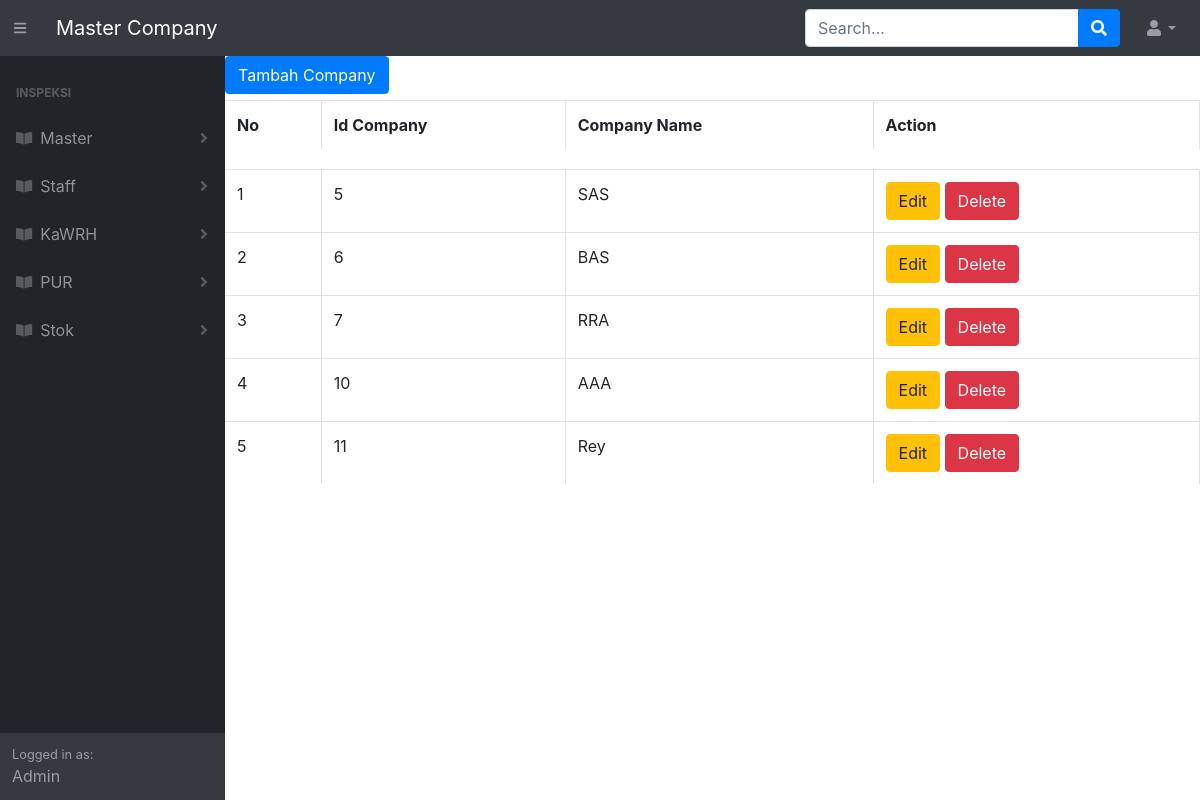
Page /master_company.php on the committed database.
### tables this page shows
CREATE TABLE `master_company` (
  `id_company` int(11) NOT NULL,
  `company_name` varchar(10) NOT NULL
);

### master_company.php (the view, shortened to what this page needs)
<?php
    require 'function.php';
?>
<!DOCTYPE html>
<html lang="en">
    <head>
        <link href="css/styles.css" rel="stylesheet" />
        <link href="https://cdn.datatables.net/1.10.20/css/dataTables.bootstrap4.min.css" rel="stylesheet" />
    </head>
    <body class="sb-nav-fixed">
        <nav class="sb-topnav navbar navbar-expand navbar-dark bg-dark">
            <button class="btn btn-link btn-sm order-1 order-lg-0" id="sidebarToggle" href="#"><i class="fas fa-bars"></i></button>
            <a class="navbar-brand" href="#">Master Company</a>
            <form class="d-none d-md-inline-block form-inline ml-auto mr-0 mr-md-3 my-2 my-md-0">
                <div class="input-group">
                    <input class="form-control" type="text" placeholder="Search..." aria-label="Search" aria-describedby="basic-addon2" />
                    <div class="input-group-append">
                        <button class="btn btn-primary" type="button"><i class="fas fa-search"></i></button>
                    </div>
                </div>
            </form>
            <ul class="navbar-nav ml-auto ml-md-0">
                <li class="nav-item dropdown">
                    <a class="nav-link dropdown-toggle" id="userDropdown" href="#" role="button" data-toggle="dropdown" aria-haspopup="true" aria-expanded="false"><i class="fas fa-user fa-fw"></i></a>
                </li>
            </ul>
        </nav>
        <div id="layoutSidenav">
            <div id="layoutSidenav_nav">
                <nav class="sb-sidenav accordion sb-sidenav-dark" id="sidenavAccordion">
                    <div class="sb-sidenav-menu">
                        <div class="nav">
                            <div class="sb-sidenav-menu-heading">Inspeksi</div>
                            <a class="nav-link collapsed" href="#" data-toggle="collapse" data-target="#collapsePages" aria-expanded="false" aria-controls="collapsePages">
                                <div class="sb-nav-link-icon"><i class="fas fa-book-open"></i></div>
                                Master
                                <div class="sb-sidenav-collapse-arrow"><i class="fas fa-angle-down"></i></div>
                            </a>
                            <a class="nav-link collapsed" href="#" data-toggle="collapse" data-target="#collapsePages" aria-expanded="false" aria-controls="collapsePages">
                                <div class="sb-nav-link-icon"><i class="fas fa-book-open"></i></div>
                                Staff
                                <div class="sb-sidenav-collapse-arrow"><i class="fas fa-angle-down"></i></div>
                            </a>
                            <a class="nav-link collapsed" href="#" data-toggle="collapse" data-target="#collapsePages" aria-expanded="false" aria-controls="collapsePages">
                                <div class="sb-nav-link-icon"><i class="fas fa-book-open"></i></div>
                                KaWRH
                                <div class="sb-sidenav-collapse-arrow"><i class="fas fa-angle-down"></i></div>
                            </a>
                            <a class="nav-link collapsed" href="#" data-toggle="collapse" data-target="#collapsePages" aria-expanded="false" aria-controls="collapsePages">
                                <div class="sb-nav-link-icon"><i class="fas fa-book-open"></i></div>
                                PUR
                                <div class="sb-sidenav-collapse-arrow"><i class="fas fa-angle-down"></i></div>
                            </a>
                            <a class="nav-link collapsed" href="#" data-toggle="collapse" data-target="#collapsePages" aria-expanded="false" aria-controls="collapsePages">
                                <div class="sb-nav-link-icon"><i class="fas fa-book-open"></i></div>
                                Stok
                                <div class="sb-sidenav-collapse-arrow"><i class="fas fa-angle-down"></i></div>
                            </a>
                        </div>
                    </div>
                    <div class="sb-sidenav-footer">
                        <div class="small">Logged in as:</div>
                        Admin
                    </div>
                </nav>
            </div>
            <div id="layoutSidenav_content">
            <main>
            <button type="button" class="btn btn-primary" data-toggle="modal" data-target="#myModal">
                Tambah Company
            </button>
                        <div class="table-responsive">
                            <table class="table table-bordered" id="dataTable" width="100%" cellspacing="0">
                                <th>No </th>
                                <th>Id Company</th>
                                <th>Company Name</th>
                                <th>Action</th>
                                <tr style="height:20px">
                                <?php
                                $ambilsemuadatacoy = mysqli_query($conn,"select * from master_company");
                                $i = 1;
                                while($data=mysqli_fetch_array($ambilsemuadatacoy)){
                                    $idcoy = $data['id_company'];
                                    $coyname = $data['company_name'];
                                ?>
                                <tr>
                                    <td><?=$i++;?></td>
                                    <td><?=$idcoy?></td>
                                    <td><?=$coyname?></td>
                                    <td>
                                    <button type="button" class="btn btn-warning" data-toggle="modal" data-target="#Edit<?=$idcoy?>">
                                    Edit
                                    </button>
                                    <button type="button" class="btn btn-danger" data-toggle="modal" data-target="#Delete<?=$idcoy?>">
                                    Delete
                                    </button>
                                    </td>
                                </tr>
                                <?php
                                };
                                ?>
                            </table>
            </main>
            </div>
            </div>
</body>
</html>

### rows in the picture
master_company: id_company "5", company_name "SAS"
master_company: id_company "6", company_name "BAS"
master_company: id_company "7", company_name "RRA"
master_company: id_company "10", company_name "AAA"
master_company: id_company "11", company_name "Rey"
